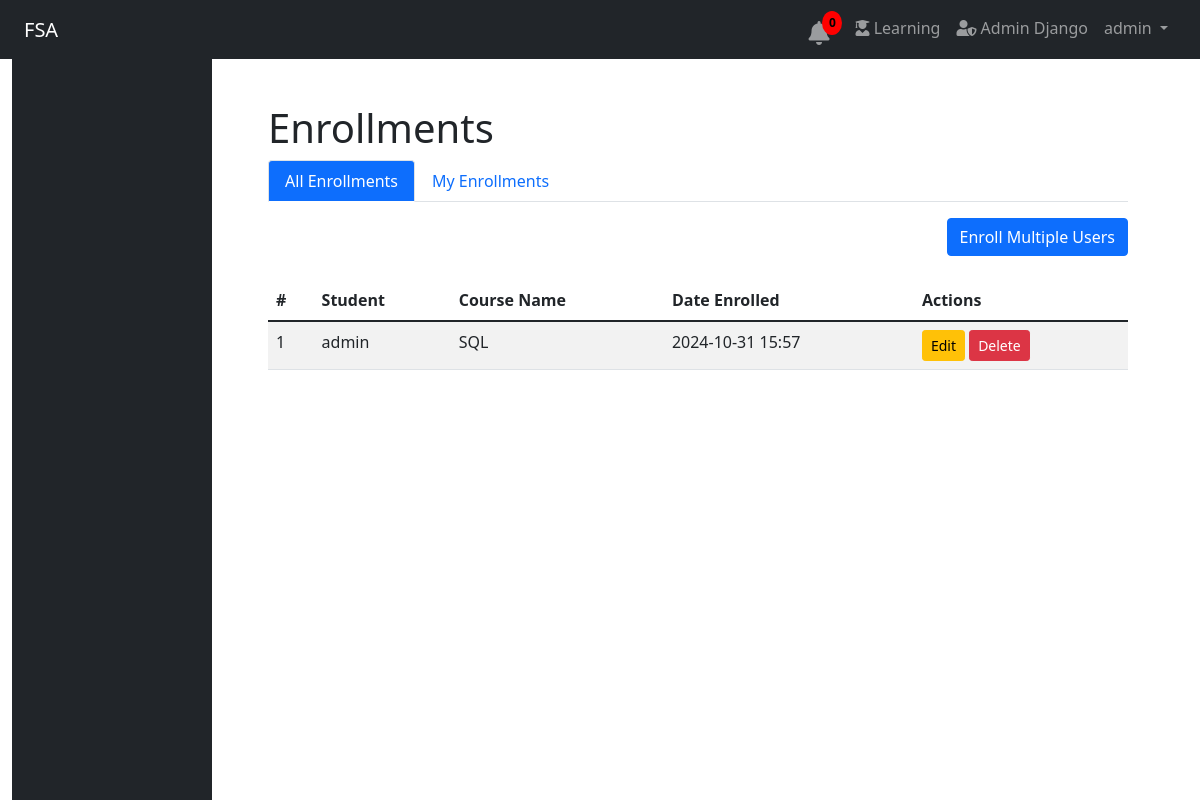
/group_enrollment/admin/enrollments/ (signed in), run on an earlier commit of the app's database.
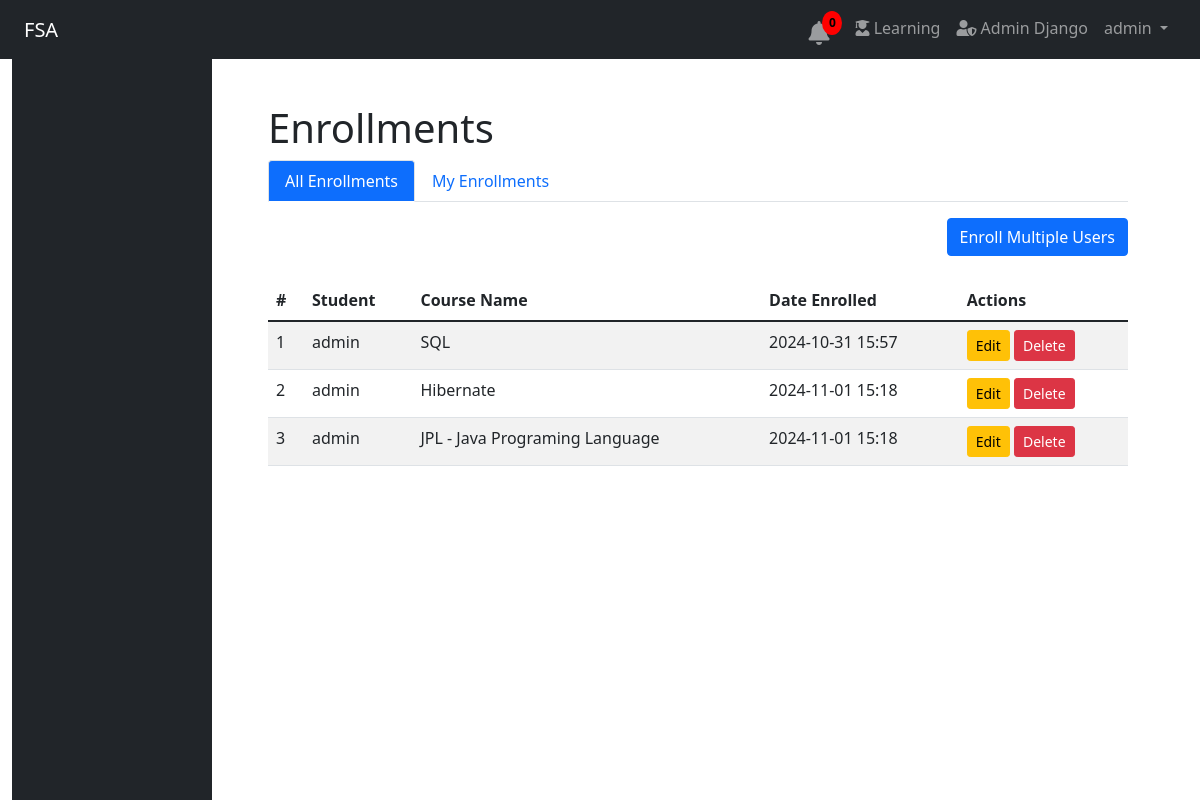
And on a later commit of the database.
### user/models.py (models this page shows)
class User(AbstractUser):
    date_joined = models.DateTimeField(auto_now_add=True)
    training_programs = models.ManyToManyField(TrainingProgram, blank=True)
    modules = models.ManyToManyField(Module, related_name='assigned_users', blank=True)
    groups = models.ManyToManyField(
        Group,
        blank=True,
        help_text='The groups this user belongs to.',
        verbose_name='groups',
        related_name='custom_user_groups',
    )
    user_permissions = models.ManyToManyField(
        Permission,
        blank=True,
        help_text='Specific permissions for this user.',
        verbose_name='user permissions',
        related_name='custom_user_permissions',
    )

### course/models.py (models this page shows, shortened)
class Enrollment(models.Model):
    student = models.ForeignKey(settings.AUTH_USER_MODEL, on_delete=models.CASCADE, related_name='enrollments')
    course = models.ForeignKey(Course, on_delete=models.CASCADE, related_name='enrollments')
    date_enrolled = models.DateTimeField(auto_now_add=True)
    class Meta:
        unique_together = ('student', 'course')

class Course(models.Model):
    course_name = models.CharField(max_length=255, unique=True)
    course_code = models.CharField(max_length=20, unique=True, blank=True, null=True)
    description = models.TextField(blank=True, null=True)
    creator = models.ForeignKey(settings.AUTH_USER_MODEL, on_delete=models.SET_NULL, null=True, blank=True, related_name='created_courses')
    instructor = models.ForeignKey(settings.AUTH_USER_MODEL, on_delete=models.SET_NULL, null=True, blank=True, related_name='taught_courses')
    published = models.BooleanField(default=True)
    prerequisites = models.ManyToManyField('self', symmetrical=False, blank=True, related_name='is_prerequisite_for')
    tags = models.ManyToManyField('Tag', blank=True, related_name='courses')
    image = models.ImageField(upload_to='course_images/', null=True, blank=True)

### group_enrollment/views.py (the view)
# urls.py: path('admin/enrollments/', views.enrollment_list_admin, name='admin_enrollment_list'),
@user_passes_test(lambda u: u.is_superuser)  # Restrict access to superusers only
def enrollment_list_admin(request):
    enrollments = Enrollment.objects.filter(student=request.user)
    all_enrollments = Enrollment.objects.all()  # Fetch all enrollments for admin view
    return render(request, 'enrollment/admin_enroll_list.html', {
        'enrollments': enrollments,
        'all_enrollments': all_enrollments,
    })

### group_enrollment/templates/enrollment/admin_enroll_list.html (shortened to what this page needs)
{% extends 'base.html' %}
{% block content %}
<link href="https://maxcdn.bootstrapcdn.com/bootstrap/5.1.3/css/bootstrap.min.css" rel="stylesheet">
<div class="container mt-5">
    <h1>Enrollments</h1>
    <ul class="nav nav-tabs" id="enrollmentTabs" role="tablist">
        <li class="nav-item" role="presentation">
            <a class="nav-link active" id="all-enrollments-tab" data-bs-toggle="tab" href="#all-enrollments" role="tab" aria-controls="all-enrollments" aria-selected="false">All Enrollments</a>
        </li>
        <li class="nav-item" role="presentation">
            <a class="nav-link " id="personal-enrollments-tab" data-bs-toggle="tab" href="#personal-enrollments" role="tab" aria-controls="personal-enrollments" aria-selected="true">My Enrollments</a>
        </li>
    </ul>
    <div class="tab-content mt-3" id="enrollmentTabsContent">
        <div class="tab-pane active" id="all-enrollments" role="tabpanel" aria-labelledby="all-enrollments-tab">
            <div class="d-flex justify-content-end mt-3">
                <a href="{% url 'group_enrollment:admin_enroll_users' %}" class="btn btn-primary">Enroll Multiple Users</a>
            </div>
            {% if all_enrollments %}
                <table class="table table-striped mt-4">
                    <thead>
                        <tr>
                            <th>#</th>
                            <th>Student</th>
                            <th>Course Name</th>
                            <th>Date Enrolled</th>
                            <th>Actions</th>
                        </tr>
                    </thead>
                    <tbody>
                        {% for enrollment in all_enrollments %}
                            <tr>
                                <td>{{ forloop.counter }}</td>
                                <td>{{ enrollment.student.username }}</td>
                                <td>{{ enrollment.course.course_name }}</td>
                                <td>{{ enrollment.date_enrolled|date:"Y-m-d H:i" }}</td>
                                <td>
                                    <a href="{% url 'group_enrollment:edit_enrollment' enrollment.id %}" class="btn btn-warning btn-sm">Edit</a>
                                    <form action="{% url 'group_enrollment:delete_enrollment' enrollment.id %}" method="POST" style="display:inline;">
                                        <button type="submit" class="btn btn-danger btn-sm" onclick="return confirm('Are you sure you want to delete this enrollment?');">Delete</button>
                                    </form>
                                </td>
                            </tr>
                        {% endfor %}
                    </tbody>
                </table>
            {% else %}
                <div class="alert alert-info">No enrollments available.</div>
            {% endif %}
        </div>
    </div>
</div>
{% endblock %}

### main/templates/base.html (shortened to what this page needs)
<!DOCTYPE html>
<html lang="en">
<head>
    <link href="https://cdn.jsdelivr.net/npm/bootstrap@5.3.0-alpha1/dist/css/bootstrap.min.css" rel="stylesheet">
    <link rel="stylesheet" href="https://cdnjs.cloudflare.com/ajax/libs/font-awesome/5.15.4/css/all.min.css">
</head>
<body>
    <nav class="navbar navbar-expand-lg navbar-dark bg-dark fixed-top">
        <div class="container-fluid">
            <a class="navbar-brand" href="{% url 'main:home' %}">FSA</a>
            <div class="collapse navbar-collapse" id="navbarNav">
                <ul class="navbar-nav ms-auto">
                    {% if request.user.is_authenticated %}
                        {% include 'notification_bell.html' %}
                        <li class="nav-item">
                            <a class="nav-link" href="{% url 'student_portal:course_list' %}">
                                <i class="fas fa-user-graduate"></i> Learning
                            </a>
                        </li>
                        <li class="nav-item">
                            <a class="nav-link" href="{% url 'admin:index' %}" target="_blank">
                                <i class="fas fa-user-shield"></i> Admin Django
                            </a>
                        </li>
                        <li class="nav-item dropdown">
                            <a class="nav-link dropdown-toggle" href="#" id="userDropdown" role="button" data-bs-toggle="dropdown" aria-expanded="false">
                                {{ request.user.get_full_name|default:request.user.username }}
                            </a>
                        </li>
                    {% else %}
                        <li class="nav-item"><a class="nav-link" href="{% url 'main:register_email' %}">Register</a></li>
                        <li class="nav-item"><a class="nav-link" href="{% url 'main:login' %}">Login</a></li>
                    {% endif %}
                </ul>
            </div>
        </div>
    </nav>
    <div class="container-fluid">
        <div class="row">
            <nav id="sidebar" class="col-md-3 col-lg-2 bg-dark pt-3 vh-100 d-flex flex-column position-fixed" style="height: 100vh; overflow-y: auto;">
            </nav>
            <div class="col-md-9 main-content flex-grow-1 mt-5" style="margin-left: 16.67%;">
                <div class="container-fluid mt-1 pt-1">
                    {% block content %}{% endblock %}
                </div>
            </div>
        </div>
    </div>
</body>
</html>

### progress_notification/templates/notification_bell.html (shortened to what this page needs)
{% load static %}
<link rel="stylesheet" type="text/css" href="{% static 'css/bell.css' %}">
<a class="nav-link notification-btn" href="javascript:void(0);">
    <i class="fas fa-bell"></i>
    <span class="notification-count">0</span>
</a>

### progress_notification/static/css/bell.css (style rules this page uses)
.notification-btn { position: relative; }
.notification-count { position: absolute; top: 3px; right: 5px; background-color: red; color: rgb(0, 0, 0); border-radius: 100%; padding: 3px 3px; font-size: 12px; font-weight: bold; display: inline-block; min-width: 20px; text-align: center; transition: transform 0.2s ease; }
.notification-btn .fas.fa-bell { font-size: 24px; position: relative; top: 5px; left: 0px; margin-right: 10px; }

### main/templates/base.html (style rules this page uses)
.nav-link.active { color: #ffffff !important; background-color: #0d6efd !important; }

What changed in the data, as far as the page shows it:
added Enrollment: student.username "admin", course.course_name "Hibernate", date_enrolled "2024-11-01 15:18"
added Enrollment: student.username "admin", course.course_name "JPL - Java Programing Language", date_enrolled "2024-11-01 15:18"
